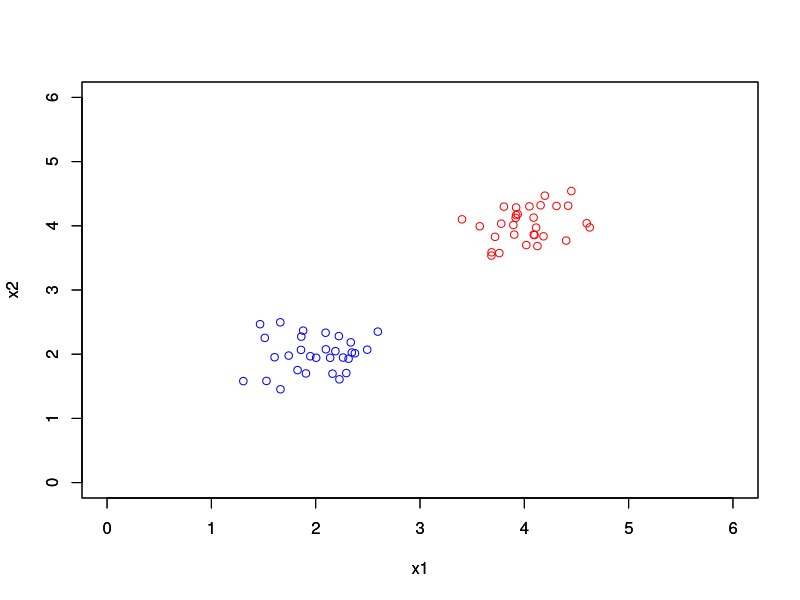

This figure's R source: (Note: this script raises an error after producing the figure.)
rm(list = ls())
library("mlbench")
library("corrplot")


perceptron <- function(X, y, eta, tol, maxepocas, par) {
  N <- nrow(X) # Número de linhas de X
  n <- ncol(X)
  error_curve <- numeric(maxepocas) # Vetor para armazenar o erro por época
  
  # inicializando pesos
  if(par == 1){ 
    w <- as.matrix(runif(n+1) - 0.5)
    X <- cbind(1,X)
  } else {
    w <- as.matrix(runif(n) - 0.5)
  }
  
  nepocas <- 0
  erroepoca <- tol + 1 # Inicializa erro acima do limite para entrar no loop
  
  while (erroepoca > tol && nepocas < maxepocas) {
    xseq <- sample(N) # Embaralha os índices
    ei2 <- 0 # Inicializa erro da época
    
    for (i in xseq) {
      #print(w)
      #yhat <- 1*(t(w) %*%  X[i, ]) 
      yhat <- 1.0*((t(w) %*% X[i, ]) >= 0)
      print(yhat)
      erro <- y[i] - yhat
      dw <- eta * erro * X[i, ] # Atualização dos pesos
      w <- w + dw
      ei2 <- ei2 + erro^2 # Acumula erro quadrático
    }
    
    error_curve[nepocas] <- ei2 / N # Erro médio quadrático por época
    nepocas <- nepocas + 1
  }
  
  list(weights = w, error = error_curve[1:(nepocas - 1)])
}

xc1 <- matrix(0.3*rnorm(60) + 2, ncol = 2)
xc2 <- matrix(0.3*rnorm(60) + 4, ncol = 2)

plot(xc1[,1], xc1[,2], xlim = c(0,6), ylim = c(0,6), xlab = 'x1', ylab = 'x2', col = 'blue')
par(new=TRUE)
plot(xc2[,1], xc2[,2], xlim = c(0,6), ylim = c(0,6), xlab = 'x1', ylab = 'x2', col = 'red')

seqx1x2 <- seq(0,6, 0.2)
npgrid <- length(seqx1x2)
M <- matrix(nrow = npgrid, ncol = npgrid)
ci <- 0
w <- as.matrix(c(6,1,1))
for(x1 in seqx1x2){
  ci <- ci + 1
  cj <- 0
  for(x2 in seqx1x2){
    cj<- cj + 1
    xin <- as.matrix(cbind(-1, x1,x2))
    M[ci,cj] <- 1*((xin %*% w) >= 0)
  }
}

ribbon3D(seqx1x2, seqx1x2,
         xlab = 'x1', ylab = 'x2',
         xlim=c(0,6), ylim = c(0,6), M, colkey = F)

scatter3D(xc1[,1], xc1[,2],
          xlab = 'x1', ylab = 'x2',
          matrix(0, nrow = dim(xc1)[1]),
          add = T, col = 'blue',
          colkey = F)
scatter3D(xc2[,1], xc2[,2],
          xlab = 'x1', ylab = 'x2',
          matrix(0, nrow = dim(xc1)[1]),
          add = T, col = 'red',
          colkey = F)



xall <- rbind(xc1, xc2)
yall <- rbind(matrix(0, ncol = 1, nrow = nrow(xc1)),
              matrix(1, ncol = 1, nrow = nrow(xc2)))

retlist<- perceptron(xall, yall, 0.1, 0.1, 10000, 1)


final_weights <- retlist$weights
error_curve <- retlist$error

xallplus <- cbind(-1, xall)
yhat <- 1*((xallplus %*% final_weights) > 0)
et <- sum(t(yall - yhat) %*% (yall - yhat))


######################### Dadods reais - iris ##########
data(iris)

xc1 <- as.matrix(iris[1:50, 1:4])
xc2 <- as.matrix(iris[51:500, 1:4])

ntrain <- 30
seqc1 <- sample(50)

plot(iris, col = c("red", "green3", "blue")[unclass(iris$Species)])

xc1treina <- xc1[seqc1[1:ntrain],]
yc1treina <- matrix(0, nrow=ntrain)
seqc2<-sample(50)
xc2treina <- xc2[seqc2[1:ntrain],]
yc2treina <- matrix(1, nrow = ntrain)

xc1teste <- xc1[seqc1[(ntrain + 1): 50],]
yc1teste <- matrix(0, nrow=(50-ntrain))
xc2teste <- xc2[seqc2[(ntrain + 1): 50],]
yc2teste <- matrix(1, nrow = (50-ntrain))


xin <- as.matrix(rbind(xc1treina, xc2treina))
yd <- rbind(yc1treina, yc2treina)
xinteste <- as.matrix(rbind(xc1teste, xc2teste))
yteste <- rbind(yc1teste, yc2teste)


retlist <- perceptron(xin, yd,0.1, 0.01, 1000, 1)
wt <- retlist$weights
error_curve <- retlist$error

# Aproximação
xinteste <- cbind(xinteste, 1)
yt <- xinteste %*% wt

acuracia <- 1 - (t(yteste - yt) %*% (yteste - yt))/20
print(acuracia)


